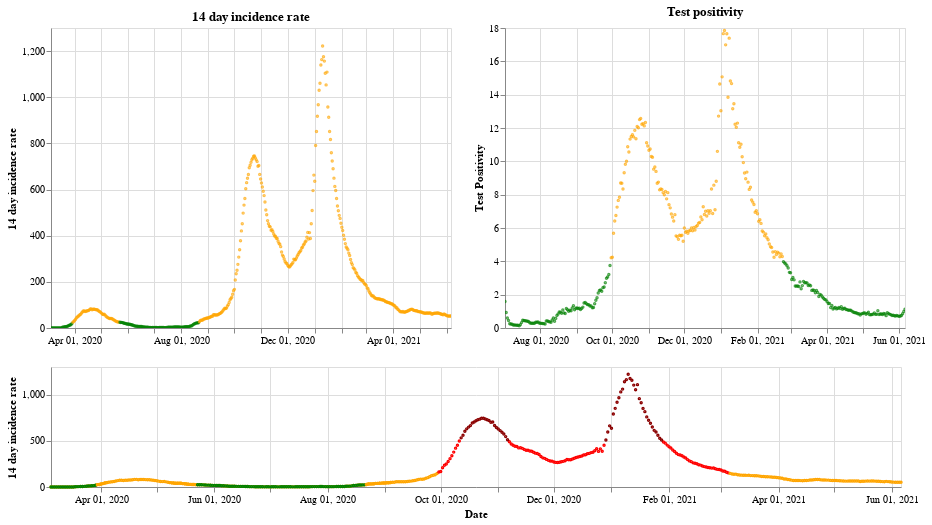

The notebook cell saved with this chart:
### Markdown cell above
## Northern Ireland

### Code cell
plot_traffic_light('Northern Ireland')

### Figure 1 — Vega-Lite specification as saved in the notebook (floating-point values rounded to 4 significant figures; data arrays with more than 128 entries replaced by an {"elided": "..."} marker saying what was removed)
{"config": {"view": {"continuousWidth": 400, "continuousHeight": 300}}, "vconcat": [{"hconcat": [{"mark": {"type": "point", "size": 2}, "encoding": {"color": {"condition": {"value": "green", "test": "(datum.twoWeeklyCasesRate <= 25)"}, "value": "orange"}, "tooltip": [{"type": "nominal", "field": "areaName"}, {"type": "temporal", "field": "date"}, {"type": "quantitative", "field": "twoWeeklyCasesRate"}, {"type": "quantitative", "field": "testPositivity"}], "x": {"type": "temporal", "axis": {"title": ""}, "field": "date", "scale": {"domain": {"selection": "DateBrush"}}, "timeUnit": "yearmonthdate"}, "y": {"type": "quantitative", "axis": {"title": "14 day incidence rate"}, "field": "twoWeeklyCasesRate"}}, "title": "14 day incidence rate", "width": 400}, {"mark": {"type": "point", "size": 2}, "encoding": {"color": {"condition": {"value": "green", "test": "(datum.testPositivity <= 4)"}, "value": "orange"}, "tooltip": [{"type": "nominal", "field": "areaName"}, {"type": "temporal", "field": "date"}, {"type": "quantitative", "field": "twoWeeklyCasesRate"}, {"type": "quantitative", "field": "testPositivity"}], "x": {"type": "temporal", "axis": {"title": ""}, "field": "date", "scale": {"domain": {"selection": "DateBrush"}}, "timeUnit": "yearmonthdate"}, "y": {"type": "quantitative", "axis": {"title": "Test Positivity"}, "field": "testPositivity"}}, "title": "Test positivity", "width": 400}]}, {"layer": [{"mark": {"type": "point", "size": 2}, "encoding": {"color": {"condition": {"value": "orange", "test": "((50 && datum.twoWeeklyCasesRate) < 150)"}, "value": "red"}, "opacity": {"condition": {"value": 1, "test": "((50 && datum.twoWeeklyCasesRate) < 500)"}, "value": 0}, "tooltip": [{"type": "nominal", "field": "areaName"}, {"type": "temporal", "field": "date"}, {"type": "quantitative", "field": "twoWeeklyCasesRate"}, {"type": "quantitative", "field": "testPositivity"}], "x": {"type": "temporal", "axis": {"title": "Date"}, "field": "date", "timeUnit": "yearmonthdate"}, "y": {"type": "quantitative", "axis": {"title": "14 day incidence rate"}, "field": "twoWeeklyCasesRate"}}, "selection": {"DateBrush": {"type": "interval", "encodings": ["x"], "fields": ["Time"]}}, "width": 850}, {"mark": {"type": "point", "size": 2}, "encoding": {"color": {"value": "darkred"}, "opacity": {"condition": {"value": 1, "test": "(datum.twoWeeklyCasesRate >= 500)"}, "value": 0}, "tooltip": [{"type": "nominal", "field": "areaName"}, {"type": "temporal", "field": "date"}, {"type": "quantitative", "field": "twoWeeklyCasesRate"}, {"type": "quantitative", "field": "testPositivity"}], "x": {"type": "temporal", "axis": {"title": "Date"}, "field": "date", "timeUnit": "yearmonthdate"}, "y": {"type": "quantitative", "axis": {"title": "14 day incidence rate"}, "field": "twoWeeklyCasesRate"}}, "width": 400}, {"mark": {"type": "point", "size": 2}, "encoding": {"color": {"condition": {"value": "green", "test": "((4 && datum.twoWeeklyCasesRate) < 25)"}, "value": "orange"}, "opacity": {"condition": {"value": 1, "test": "(datum.twoWeeklyCasesRate < 50)"}, "value": 0}, "tooltip": [{"type": "nominal", "field": "areaName"}, {"type": "temporal", "field": "date"}, {"type": "quantitative", "field": "twoWeeklyCasesRate"}, {"type": "quantitative", "field": "testPositivity"}], "x": {"type": "temporal", "axis": {"title": "Date"}, "field": "date", "timeUnit": "yearmonthdate"}, "y": {"type": "quantitative", "axis": {"title": "14 day incidence rate"}, "field": "twoWeeklyCasesRate"}}, "width": 400}], "height": 120, "width": 800}], "data": {"name": "data-f806b3c3a9e8983deead61476f06e7dd"}, "$schema": "https://vega.github.io/schema/vega-lite/v4.8.1.json", "datasets": {"data-f806b3c3a9e8983deead61476f06e7dd": {"elided": "459 records"}}}
